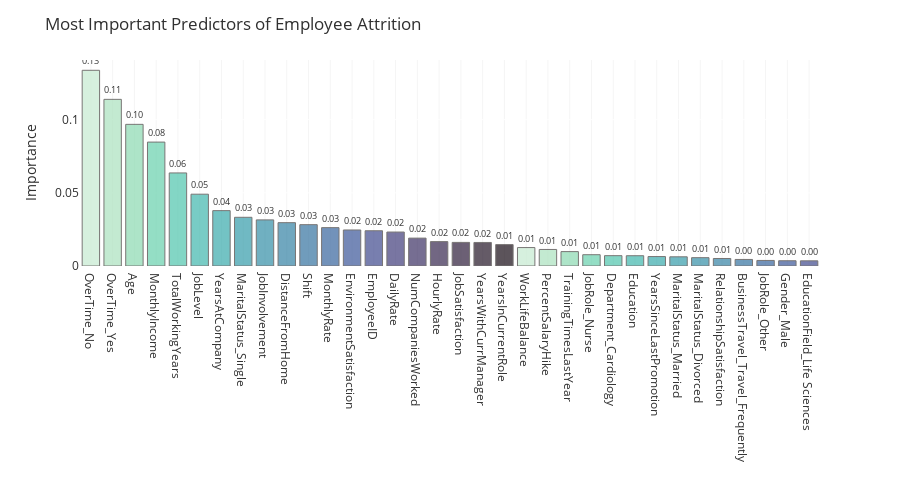

This figure's notebook cell:
### Code cell
col=sns.color_palette("mako", 20).as_hex()[::-1]
feat=pd.DataFrame({"Importance": rf_cv.best_estimator_.feature_importances_}, index=X_train.columns
                 ).sort_values(by="Importance")
plot_df=feat.nlargest(34, columns='Importance').sort_values(by="Importance", ascending=False)
fig = px.bar(plot_df, x=plot_df.index, y='Importance', text='Importance', 
             color=plot_df.index, opacity=0.7, color_discrete_sequence=col)
fig.update_traces(texttemplate='%{text:.2f}', textposition='outside',
                  marker_line=dict(width=1, color='#3F3B3A'), 
                  hovertemplate='%{x}<br>Importance = %{y:.2f}')
fig.update_layout(title_text='Most Important Predictors of Employee Attrition', 
                  coloraxis_showscale=False, showlegend=False,font_color="#303030", height = 500,
                  paper_bgcolor='white', plot_bgcolor='white', yaxis_title="Importance", 
                  xaxis = dict(title="", showgrid=True, gridcolor="#f5f5f5"))
fig.show()

### Figure 1 — Plotly figure (JSON) as saved in the notebook; plotly's stock layout.template omitted (floating-point values rounded to 4 significant figures)
{"data": [{"alignmentgroup": "True", "hovertemplate": "%{x}<br>Importance = %{y:.2f}", "legendgroup": "OverTime_No", "marker": {"color": "#c6ebd1", "line": {"color": "#3F3B3A", "width": 1}, "opacity": 0.7, "pattern": {"shape": ""}}, "name": "OverTime_No", "offsetgroup": "OverTime_No", "orientation": "v", "showlegend": true, "text": [0.1338], "textposition": "outside", "texttemplate": "%{text:.2f}", "type": "bar", "x": ["OverTime_No"], "xaxis": "x", "y": [0.1338], "yaxis": "y"}, {"alignmentgroup": "True", "hovertemplate": "%{x}<br>Importance = %{y:.2f}", "legendgroup": "OverTime_Yes", "marker": {"color": "#abe2be", "line": {"color": "#3F3B3A", "width": 1}, "opacity": 0.7, "pattern": {"shape": ""}}, "name": "OverTime_Yes", "offsetgroup": "OverTime_Yes", "orientation": "v", "showlegend": true, "text": [0.1139], "textposition": "outside", "texttemplate": "%{text:.2f}", "type": "bar", "x": ["OverTime_Yes"], "xaxis": "x", "y": [0.1139], "yaxis": "y"}, {"alignmentgroup": "True", "hovertemplate": "%{x}<br>Importance = %{y:.2f}", "legendgroup": "Age", "marker": {"color": "#8bdab2", "line": {"color": "#3F3B3A", "width": 1}, "opacity": 0.7, "pattern": {"shape": ""}}, "name": "Age", "offsetgroup": "Age", "orientation": "v", "showlegend": true, "text": [0.09683], "textposition": "outside", "texttemplate": "%{text:.2f}", "type": "bar", "x": ["Age"], "xaxis": "x", "y": [0.09683], "yaxis": "y"}, {"alignmentgroup": "True", "hovertemplate": "%{x}<br>Importance = %{y:.2f}", "legendgroup": "MonthlyIncome", "marker": {"color": "#68d1ad", "line": {"color": "#3F3B3A", "width": 1}, "opacity": 0.7, "pattern": {"shape": ""}}, "name": "MonthlyIncome", "offsetgroup": "MonthlyIncome", "orientation": "v", "showlegend": true, "text": [0.0847], "textposition": "outside", "texttemplate": "%{text:.2f}", "type": "bar", "x": ["MonthlyIncome"], "xaxis": "x", "y": [0.0847], "yaxis": "y"}, {"alignmentgroup": "True", "hovertemplate": "%{x}<br>Importance = %{y:.2f}", "legendgroup": "TotalWorkingYears", "marker": {"color": "#4fc5ad", "line": {"color": "#3F3B3A", "width": 1}, "opacity": 0.7, "pattern": {"shape": ""}}, "name": "TotalWorkingYears", "offsetgroup": "TotalWorkingYears", "orientation": "v", "showlegend": true, "text": [0.06362], "textposition": "outside", "texttemplate": "%{text:.2f}", "type": "bar", "x": ["TotalWorkingYears"], "xaxis": "x", "y": [0.06362], "yaxis": "y"}, {"alignmentgroup": "True", "hovertemplate": "%{x}<br>Importance = %{y:.2f}", "legendgroup": "JobLevel", "marker": {"color": "#40b7ad", "line": {"color": "#3F3B3A", "width": 1}, "opacity": 0.7, "pattern": {"shape": ""}}, "name": "JobLevel", "offsetgroup": "JobLevel", "orientation": "v", "showlegend": true, "text": [0.04908], "textposition": "outside", "texttemplate": "%{text:.2f}", "type": "bar", "x": ["JobLevel"], "xaxis": "x", "y": [0.04908], "yaxis": "y"}, {"alignmentgroup": "True", "hovertemplate": "%{x}<br>Importance = %{y:.2f}", "legendgroup": "YearsAtCompany", "marker": {"color": "#38aaac", "line": {"color": "#3F3B3A", "width": 1}, "opacity": 0.7, "pattern": {"shape": ""}}, "name": "YearsAtCompany", "offsetgroup": "YearsAtCompany", "orientation": "v", "showlegend": true, "text": [0.03784], "textposition": "outside", "texttemplate": "%{text:.2f}", "type": "bar", "x": ["YearsAtCompany"], "xaxis": "x", "y": [0.03784], "yaxis": "y"}, {"alignmentgroup": "True", "hovertemplate": "%{x}<br>Importance = %{y:.2f}", "legendgroup": "MaritalStatus_Single", "marker": {"color": "#359caa", "line": {"color": "#3F3B3A", "width": 1}, "opacity": 0.7, "pattern": {"shape": ""}}, "name": "MaritalStatus_Single", "offsetgroup": "MaritalStatus_Single", "orientation": "v", "showlegend": true, "text": [0.03329], "textposition": "outside", "texttemplate": "%{text:.2f}", "type": "bar", "x": ["MaritalStatus_Single"], "xaxis": "x", "y": [0.03329], "yaxis": "y"}, {"alignmentgroup": "True", "hovertemplate": "%{x}<br>Importance = %{y:.2f}", "legendgroup": "JobInvolvement", "marker": {"color": "#348fa7", "line": {"color": "#3F3B3A", "width": 1}, "opacity": 0.7, "pattern": {"shape": ""}}, "name": "JobInvolvement", "offsetgroup": "JobInvolvement", "orientation": "v", "showlegend": true, "text": [0.03151], "textposition": "outside", "texttemplate": "%{text:.2f}", "type": "bar", "x": ["JobInvolvement"], "xaxis": "x", "y": [0.03151], "yaxis": "y"}, {"alignmentgroup": "True", "hovertemplate": "%{x}<br>Importance = %{y:.2f}", "legendgroup": "DistanceFromHome", "marker": {"color": "#3482a4", "line": {"color": "#3F3B3A", "width": 1}, "opacity": 0.7, "pattern": {"shape": ""}}, "name": "DistanceFromHome", "offsetgroup": "DistanceFromHome", "orientation": "v", "showlegend": true, "text": [0.02962], "textposition": "outside", "texttemplate": "%{text:.2f}", "type": "bar", "x": ["DistanceFromHome"], "xaxis": "x", "y": [0.02962], "yaxis": "y"}, {"alignmentgroup": "True", "hovertemplate": "%{x}<br>Importance = %{y:.2f}", "legendgroup": "Shift", "marker": {"color": "#3573a1", "line": {"color": "#3F3B3A", "width": 1}, "opacity": 0.7, "pattern": {"shape": ""}}, "name": "Shift", "offsetgroup": "Shift", "orientation": "v", "showlegend": true, "text": [0.02826], "textposition": "outside", "texttemplate": "%{text:.2f}", "type": "bar", "x": ["Shift"], "xaxis": "x", "y": [0.02826], "yaxis": "y"}, {"alignmentgroup": "True", "hovertemplate": "%{x}<br>Importance = %{y:.2f}", "legendgroup": "MonthlyRate", "marker": {"color": "#37659e", "line": {"color": "#3F3B3A", "width": 1}, "opacity": 0.7, "pattern": {"shape": ""}}, "name": "MonthlyRate", "offsetgroup": "MonthlyRate", "orientation": "v", "showlegend": true, "text": [0.02623], "textposition": "outside", "texttemplate": "%{text:.2f}", "type": "bar", "x": ["MonthlyRate"], "xaxis": "x", "y": [0.02623], "yaxis": "y"}, {"alignmentgroup": "True", "hovertemplate": "%{x}<br>Importance = %{y:.2f}", "legendgroup": "EnvironmentSatisfaction", "marker": {"color": "#3b5799", "line": {"color": "#3F3B3A", "width": 1}, "opacity": 0.7, "pattern": {"shape": ""}}, "name": "EnvironmentSatisfaction", "offsetgroup": "EnvironmentSatisfaction", "orientation": "v", "showlegend": true, "text": [0.02462], "textposition": "outside", "texttemplate": "%{text:.2f}", "type": "bar", "x": ["EnvironmentSatisfaction"], "xaxis": "x", "y": [0.02462], "yaxis": "y"}, {"alignmentgroup": "True", "hovertemplate": "%{x}<br>Importance = %{y:.2f}", "legendgroup": "EmployeeID", "marker": {"color": "#40498e", "line": {"color": "#3F3B3A", "width": 1}, "opacity": 0.7, "pattern": {"shape": ""}}, "name": "EmployeeID", "offsetgroup": "EmployeeID", "orientation": "v", "showlegend": true, "text": [0.0241], "textposition": "outside", "texttemplate": "%{text:.2f}", "type": "bar", "x": ["EmployeeID"], "xaxis": "x", "y": [0.0241], "yaxis": "y"}, {"alignmentgroup": "True", "hovertemplate": "%{x}<br>Importance = %{y:.2f}", "legendgroup": "DailyRate", "marker": {"color": "#413d7b", "line": {"color": "#3F3B3A", "width": 1}, "opacity": 0.7, "pattern": {"shape": ""}}, "name": "DailyRate", "offsetgroup": "DailyRate", "orientation": "v", "showlegend": true, "text": [0.02321], "textposition": "outside", "texttemplate": "%{text:.2f}", "type": "bar", "x": ["DailyRate"], "xaxis": "x", "y": [0.02321], "yaxis": "y"}, {"alignmentgroup": "True", "hovertemplate": "%{x}<br>Importance = %{y:.2f}", "legendgroup": "NumCompaniesWorked", "marker": {"color": "#3d3164", "line": {"color": "#3F3B3A", "width": 1}, "opacity": 0.7, "pattern": {"shape": ""}}, "name": "NumCompaniesWorked", "offsetgroup": "NumCompaniesWorked", "orientation": "v", "showlegend": true, "text": [0.01906], "textposition": "outside", "texttemplate": "%{text:.2f}", "type": "bar", "x": ["NumCompaniesWorked"], "xaxis": "x", "y": [0.01906], "yaxis": "y"}, {"alignmentgroup": "True", "hovertemplate": "%{x}<br>Importance = %{y:.2f}", "legendgroup": "HourlyRate", "marker": {"color": "#37284f", "line": {"color": "#3F3B3A", "width": 1}, "opacity": 0.7, "pattern": {"shape": ""}}, "name": "HourlyRate", "offsetgroup": "HourlyRate", "orientation": "v", "showlegend": true, "text": [0.01667], "textposition": "outside", "texttemplate": "%{text:.2f}", "type": "bar", "x": ["HourlyRate"], "xaxis": "x", "y": [0.01667], "yaxis": "y"}, {"alignmentgroup": "True", "hovertemplate": "%{x}<br>Importance = %{y:.2f}", "legendgroup": "JobSatisfaction", "marker": {"color": "#2e1e3b", "line": {"color": "#3F3B3A", "width": 1}, "opacity": 0.7, "pattern": {"shape": ""}}, "name": "JobSatisfaction", "offsetgroup": "JobSatisfaction", "orientation": "v", "showlegend": true, "text": [0.01613], "textposition": "outside", "texttemplate": "%{text:.2f}", "type": "bar", "x": ["JobSatisfaction"], "xaxis": "x", "y": [0.01613], "yaxis": "y"}, {"alignmentgroup": "True", "hovertemplate": "%{x}<br>Importance = %{y:.2f}", "legendgroup": "YearsWithCurrManager", "marker": {"color": "#241628", "line": {"color": "#3F3B3A", "width": 1}, "opacity": 0.7, "pattern": {"shape": ""}}, "name": "YearsWithCurrManager", "offsetgroup": "YearsWithCurrManager", "orientation": "v", "showlegend": true, "text": [0.01609], "textposition": "outside", "texttemplate": "%{text:.2f}", "type": "bar", "x": ["YearsWithCurrManager"], "xaxis": "x", "y": [0.01609], "yaxis": "y"}, {"alignmentgroup": "True", "hovertemplate": "%{x}<br>Importance = %{y:.2f}", "legendgroup": "YearsInCurrentRole", "marker": {"color": "#180d16", "line": {"color": "#3F3B3A", "width": 1}, "opacity": 0.7, "pattern": {"shape": ""}}, "name": "YearsInCurrentRole", "offsetgroup": "YearsInCurrentRole", "orientation": "v", "showlegend": true, "text": [0.01464], "textposition": "outside", "texttemplate": "%{text:.2f}", "type": "bar", "x": ["YearsInCurrentRole"], "xaxis": "x", "y": [0.01464], "yaxis": "y"}, {"alignmentgroup": "True", "hovertemplate": "%{x}<br>Importance = %{y:.2f}", "legendgroup": "WorkLifeBalance", "marker": {"color": "#c6ebd1", "line": {"color": "#3F3B3A", "width": 1}, "opacity": 0.7, "pattern": {"shape": ""}}, "name": "WorkLifeBalance", "offsetgroup": "WorkLifeBalance", "orientation": "v", "showlegend": true, "text": [0.0126], "textposition": "outside", "texttemplate": "%{text:.2f}", "type": "bar", "x": ["WorkLifeBalance"], "xaxis": "x", "y": [0.0126], "yaxis": "y"}, {"alignmentgroup": "True", "hovertemplate": "%{x}<br>Importance = %{y:.2f}", "legendgroup": "PercentSalaryHike", "marker": {"color": "#abe2be", "line": {"color": "#3F3B3A", "width": 1}, "opacity": 0.7, "pattern": {"shape": ""}}, "name": "PercentSalaryHike", "offsetgroup": "PercentSalaryHike", "orientation": "v", "showlegend": true, "text": [0.01131], "textposition": "outside", "texttemplate": "%{text:.2f}", "type": "bar", "x": ["PercentSalaryHike"], "xaxis": "x", "y": [0.01131], "yaxis": "y"}, {"alignmentgroup": "True", "hovertemplate": "%{x}<br>Importance = %{y:.2f}", "legendgroup": "TrainingTimesLastYear", "marker": {"color": "#8bdab2", "line": {"color": "#3F3B3A", "width": 1}, "opacity": 0.7, "pattern": {"shape": ""}}, "name": "TrainingTimesLastYear", "offsetgroup": "TrainingTimesLastYear", "orientation": "v", "showlegend": true, "text": [0.009831], "textposition": "outside", "texttemplate": "%{text:.2f}", "type": "bar", "x": ["TrainingTimesLastYear"], "xaxis": "x", "y": [0.009831], "yaxis": "y"}, {"alignmentgroup": "True", "hovertemplate": "%{x}<br>Importance = %{y:.2f}", "legendgroup": "JobRole_Nurse", "marker": {"color": "#68d1ad", "line": {"color": "#3F3B3A", "width": 1}, "opacity": 0.7, "pattern": {"shape": ""}}, "name": "JobRole_Nurse", "offsetgroup": "JobRole_Nurse", "orientation": "v", "showlegend": true, "text": [0.007717], "textposition": "outside", "texttemplate": "%{text:.2f}", "type": "bar", "x": ["JobRole_Nurse"], "xaxis": "x", "y": [0.007717], "yaxis": "y"}, {"alignmentgroup": "True", "hovertemplate": "%{x}<br>Importance = %{y:.2f}", "legendgroup": "Department_Cardiology", "marker": {"color": "#4fc5ad", "line": {"color": "#3F3B3A", "width": 1}, "opacity": 0.7, "pattern": {"shape": ""}}, "name": "Department_Cardiology", "offsetgroup": "Department_Cardiology", "orientation": "v", "showlegend": true, "text": [0.00707], "textposition": "outside", "texttemplate": "%{text:.2f}", "type": "bar", "x": ["Department_Cardiology"], "xaxis": "x", "y": [0.00707], "yaxis": "y"}, {"alignmentgroup": "True", "hovertemplate": "%{x}<br>Importance = %{y:.2f}", "legendgroup": "Education", "marker": {"color": "#40b7ad", "line": {"color": "#3F3B3A", "width": 1}, "opacity": 0.7, "pattern": {"shape": ""}}, "name": "Education", "offsetgroup": "Education", "orientation": "v", "showlegend": true, "text": [0.007019], "textposition": "outside", "texttemplate": "%{text:.2f}", "type": "bar", "x": ["Education"], "xaxis": "x", "y": [0.007019], "yaxis": "y"}, {"alignmentgroup": "True", "hovertemplate": "%{x}<br>Importance = %{y:.2f}", "legendgroup": "YearsSinceLastPromotion", "marker": {"color": "#38aaac", "line": {"color": "#3F3B3A", "width": 1}, "opacity": 0.7, "pattern": {"shape": ""}}, "name": "YearsSinceLastPromotion", "offsetgroup": "YearsSinceLastPromotion", "orientation": "v", "showlegend": true, "text": [0.006458], "textposition": "outside", "texttemplate": "%{text:.2f}", "type": "bar", "x": ["YearsSinceLastPromotion"], "xaxis": "x", "y": [0.006458], "yaxis": "y"}, {"alignmentgroup": "True", "hovertemplate": "%{x}<br>Importance = %{y:.2f}", "legendgroup": "MaritalStatus_Married", "marker": {"color": "#359caa", "line": {"color": "#3F3B3A", "width": 1}, "opacity": 0.7, "pattern": {"shape": ""}}, "name": "MaritalStatus_Married", "offsetgroup": "MaritalStatus_Married", "orientation": "v", "showlegend": true, "text": [0.00628], "textposition": "outside", "texttemplate": "%{text:.2f}", "type": "bar", "x": ["MaritalStatus_Married"], "xaxis": "x", "y": [0.00628], "yaxis": "y"}, {"alignmentgroup": "True", "hovertemplate": "%{x}<br>Importance = %{y:.2f}", "legendgroup": "MaritalStatus_Divorced", "marker": {"color": "#348fa7", "line": {"color": "#3F3B3A", "width": 1}, "opacity": 0.7, "pattern": {"shape": ""}}, "name": "MaritalStatus_Divorced", "offsetgroup": "MaritalStatus_Divorced", "orientation": "v", "showlegend": true, "text": [0.005698], "textposition": "outside", "texttemplate": "%{text:.2f}", "type": "bar", "x": ["MaritalStatus_Divorced"], "xaxis": "x", "y": [0.005698], "yaxis": "y"}, {"alignmentgroup": "True", "hovertemplate": "%{x}<br>Importance = %{y:.2f}", "legendgroup": "RelationshipSatisfaction", "marker": {"color": "#3482a4", "line": {"color": "#3F3B3A", "width": 1}, "opacity": 0.7, "pattern": {"shape": ""}}, "name": "RelationshipSatisfaction", "offsetgroup": "RelationshipSatisfaction", "orientation": "v", "showlegend": true, "text": [0.005133], "textposition": "outside", "texttemplate": "%{text:.2f}", "type": "bar", "x": ["RelationshipSatisfaction"], "xaxis": "x", "y": [0.005133], "yaxis": "y"}, {"alignmentgroup": "True", "hovertemplate": "%{x}<br>Importance = %{y:.2f}", "legendgroup": "BusinessTravel_Travel_Frequently", "marker": {"color": "#3573a1", "line": {"color": "#3F3B3A", "width": 1}, "opacity": 0.7, "pattern": {"shape": ""}}, "name": "BusinessTravel_Travel_Frequently", "offsetgroup": "BusinessTravel_Travel_Frequently", "orientation": "v", "showlegend": true, "text": [0.004481], "textposition": "outside", "texttemplate": "%{text:.2f}", "type": "bar", "x": ["BusinessTravel_Travel_Frequently"], "xaxis": "x", "y": [0.004481], "yaxis": "y"}, {"alignmentgroup": "True", "hovertemplate": "%{x}<br>Importance = %{y:.2f}", "legendgroup": "JobRole_Other", "marker": {"color": "#37659e", "line": {"color": "#3F3B3A", "width": 1}, "opacity": 0.7, "pattern": {"shape": ""}}, "name": "JobRole_Other", "offsetgroup": "JobRole_Other", "orientation": "v", "showlegend": true, "text": [0.003798], "textposition": "outside", "texttemplate": "%{text:.2f}", "type": "bar", "x": ["JobRole_Other"], "xaxis": "x", "y": [0.003798], "yaxis": "y"}, {"alignmentgroup": "True", "hovertemplate": "%{x}<br>Importance = %{y:.2f}", "legendgroup": "Gender_Male", "marker": {"color": "#3b5799", "line": {"color": "#3F3B3A", "width": 1}, "opacity": 0.7, "pattern": {"shape": ""}}, "name": "Gender_Male", "offsetgroup": "Gender_Male", "orientation": "v", "showlegend": true, "text": [0.003594], "textposition": "outside", "texttemplate": "%{text:.2f}", "type": "bar", "x": ["Gender_Male"], "xaxis": "x", "y": [0.003594], "yaxis": "y"}, {"alignmentgroup": "True", "hovertemplate": "%{x}<br>Importance = %{y:.2f}", "legendgroup": "EducationField_Life Sciences", "marker": {"color": "#40498e", "line": {"color": "#3F3B3A", "width": 1}, "opacity": 0.7, "pattern": {"shape": ""}}, "name": "EducationField_Life Sciences", "offsetgroup": "EducationField_Life Sciences", "orientation": "v", "showlegend": true, "text": [0.003541], "textposition": "outside", "texttemplate": "%{text:.2f}", "type": "bar", "x": ["EducationField_Life Sciences"], "xaxis": "x", "y": [0.003541], "yaxis": "y"}], "layout": {"barmode": "relative", "coloraxis": {"showscale": false}, "font": {"color": "#303030"}, "height": 500, "legend": {"title": {"text": "index"}, "tracegroupgap": 0}, "margin": {"t": 60}, "paper_bgcolor": "white", "plot_bgcolor": "white", "showlegend": false, "title": {"text": "Most Important Predictors of Employee Attrition"}, "xaxis": {"anchor": "y", "categoryarray": ["OverTime_No", "OverTime_Yes", "Age", "MonthlyIncome", "TotalWorkingYears", "JobLevel", "YearsAtCompany", "MaritalStatus_Single", "JobInvolvement", "DistanceFromHome", "Shift", "MonthlyRate", "EnvironmentSatisfaction", "EmployeeID", "DailyRate", "NumCompaniesWorked", "HourlyRate", "JobSatisfaction", "YearsWithCurrManager", "YearsInCurrentRole", "WorkLifeBalance", "PercentSalaryHike", "TrainingTimesLastYear", "JobRole_Nurse", "Department_Cardiology", "Education", "YearsSinceLastPromotion", "MaritalStatus_Married", "MaritalStatus_Divorced", "RelationshipSatisfaction", "BusinessTravel_Travel_Frequently", "JobRole_Other", "Gender_Male", "EducationField_Life Sciences"], "categoryorder": "array", "domain": [0, 1], "gridcolor": "#f5f5f5", "showgrid": true, "title": {"text": ""}}, "yaxis": {"anchor": "x", "domain": [0, 1], "title": {"text": "Importance"}}}}
